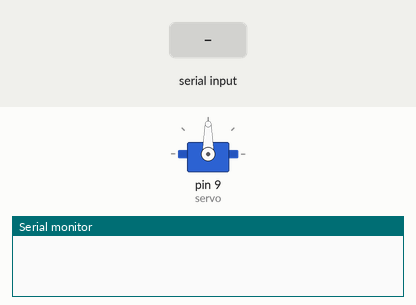
The sketch below on a simulated Arduino Uno, built with avr-gcc and run on an emulated ATmega328P. Shown: servo, the last lines printed to the serial monitor. Inputs (shaded band) come from the test bench.

Above: at 1.2 s.
1.3 s: "90,45\n" received over Serial
At 2.6 s:
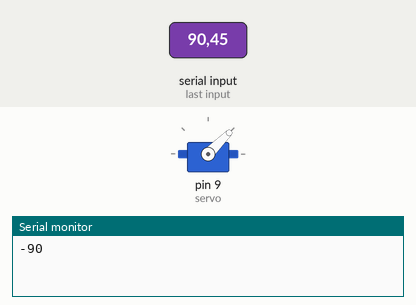
3.8 s: "30,150\n" received over Serial
At 5.8 s:
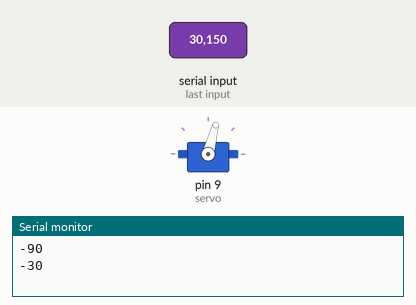
6.3 s: "200\n" received over Serial
At 8.5 s:
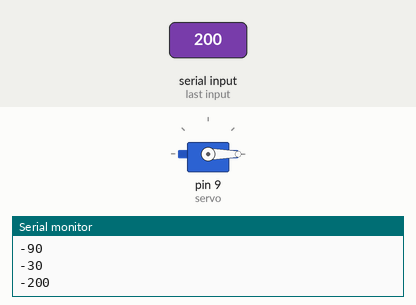
8.8 s: "90\n" received over Serial
At 10.6 s:
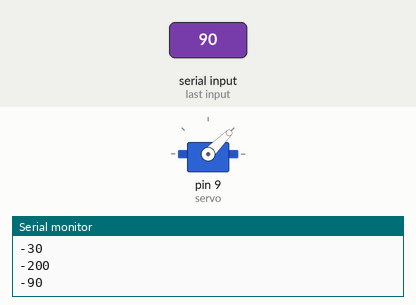
Timing chart, 0 to 12.1 s (numbered marks = the images above; inputs shaded):
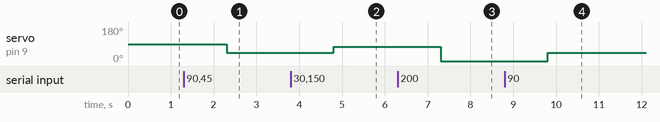

The sketch:

part_3.ino
```cpp
#include <Servo.h>


Servo servo;

void setup()
{
  Serial.begin(9600);
  servo.attach(9, 1000, 2000);
}


void loop()
{
  if(Serial.available() > 0)
  {
    int degree = -1 * Serial.readString().toInt();
    Serial.println(degree);
    servo.writeMicroseconds(map(degree, -180, 180, 1000, 2000));
  }
}
```

Measured:
- after the input at 1.3 s, servo on pin 9 (servo): 90° → 45° after 1.0 s
- after the input at 3.8 s, servo on pin 9 (servo): 45° → 75° after 1.0 s
- after the input at 6.3 s, servo on pin 9 (servo): 75° → 0° after 1.0 s
- after the input at 8.8 s, servo on pin 9 (servo): 0° → 45° after 1.0 s
